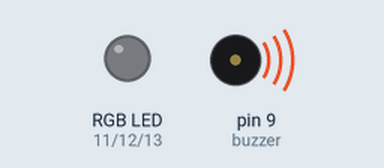
The sketch below on a simulated Arduino Uno, built with avr-gcc and run on an emulated ATmega328P. On the bench: an RGB LED mixed from three pins (HIGH = lit), buzzer (waves = sounding).

Above: at 0.1 s.
Timing chart, 0 to 1.6 s (numbered marks = the images above):
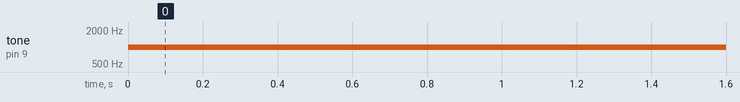

Measured:
- by itself, tone on pin 9 (buzzer): silent → 1000 Hz at 0.00 s

The sketch:

rgb_led.ino
```cpp
int ledcolor = 0;
int a = 100; //this sets how long the stays one color for
int red = 11; //this sets the red led pin
int green = 12; //this sets the green led pin
int blue = 13; //this sets the blue led pin
int buzzer = 9;

void setup() { //this sets the output pins

pinMode(red, OUTPUT);
pinMode(green, OUTPUT);
pinMode(blue, OUTPUT);
pinMode(buzzer, OUTPUT);
}

void loop() {
/*

int ledcolor = random(7); //this randomly selects a number between 0 and 6

switch (ledcolor) {
case 0: //if ledcolor equals 0 then the led will turn red
analogWrite(red, 51);
delay(a);
analogWrite(red, 255);
break;
case 1: //if ledcolor equals 1 then the led will turn green
digitalWrite(green, LOW);
delay(a);
digitalWrite(green, HIGH);
break;
case 2: //if ledcolor equals 2 then the led will turn blue
digitalWrite(blue, LOW);
delay(a);
digitalWrite(blue, HIGH);
break;
case 3: //if ledcolor equals 3 then the led will turn yellow
analogWrite(red, 95);
digitalWrite(green, LOW);
delay(a);
analogWrite(red, 255);
digitalWrite(green, HIGH);
break;
case 4: //if ledcolor equals 4 then the led will turn cyan
analogWrite(red, 168);
digitalWrite(blue, LOW);
delay(a);
analogWrite(red, 255);
digitalWrite(blue, HIGH);
break;
case 5: //if ledcolor equals 5 then the led will turn magenta
digitalWrite(green, LOW);
digitalWrite(blue, LOW);
delay(a);
digitalWrite(green, HIGH);
digitalWrite(blue, HIGH);
break;
case 6: //if ledcolor equals 6 then the led will turn white
analogWrite(red, 155);
digitalWrite(green, LOW);
digitalWrite(blue, LOW);
delay(a);
analogWrite(red, 255);
digitalWrite(green, HIGH);
digitalWrite(blue, HIGH);
break;


}
*/

tone(buzzer, 1000);
delay(100);

}
```
